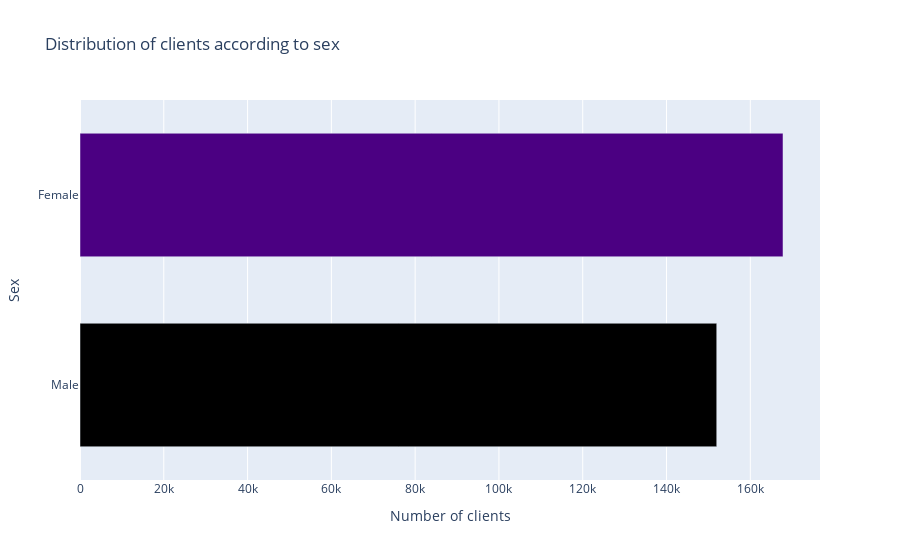

The notebook cell this image was saved under:
### Code cell
# Mismo gráfico pero en horizontal

level_count.sort_values(ascending = True,inplace = True) # Reordeno para que me quede de mayor a menor el gráfico

colors =  ["red","gold","mediumseagreen","lightblue","indigo",'black']

colors.reverse()

data = [
    go.Bar(
        y = level_count.index,
        x = level_count,
        name = "Clients Sex",
        marker_color = colors,
        width= np.repeat(0.65,len(level_count)), # Cambiar la anchura de cada barra,
        orientation = 'h'
    )
]

layout = go.Layout(title = "Distribution of clients according to sex", yaxis_title = "Sex", 
                   xaxis_title = "Number of clients",
                  )

fig = go.Figure(data = data, layout = layout)

fig.show()

### Figure 1 — Plotly figure (JSON) as saved in the notebook; plotly's stock layout.template omitted (floating-point values rounded to 4 significant figures)
{"data": [{"marker": {"color": ["black", "indigo", "lightblue", "mediumseagreen", "gold", "red"]}, "name": "Clients Sex", "orientation": "h", "type": "bar", "width": [0.65, 0.65], "x": [151990, 167805], "y": ["Male", "Female"]}], "layout": {"title": {"text": "Distribution of clients according to sex"}, "xaxis": {"title": {"text": "Number of clients"}}, "yaxis": {"title": {"text": "Sex"}}}}
